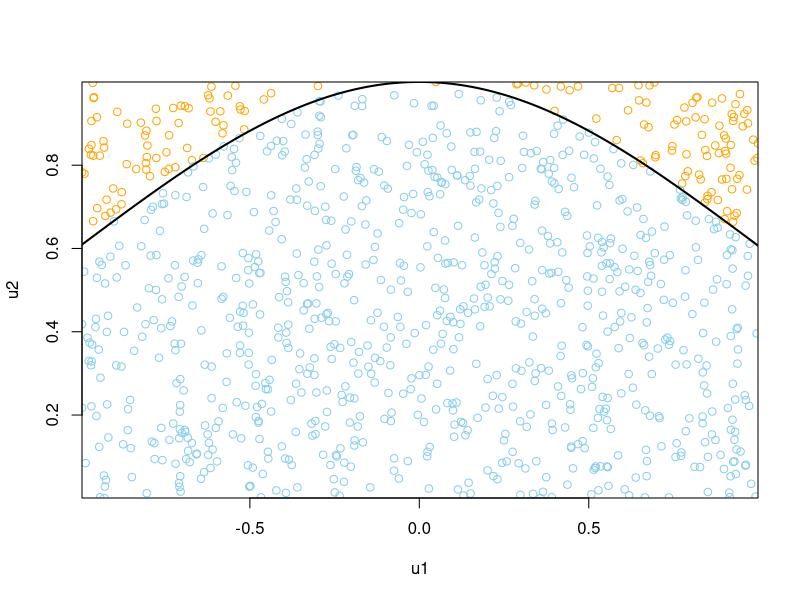
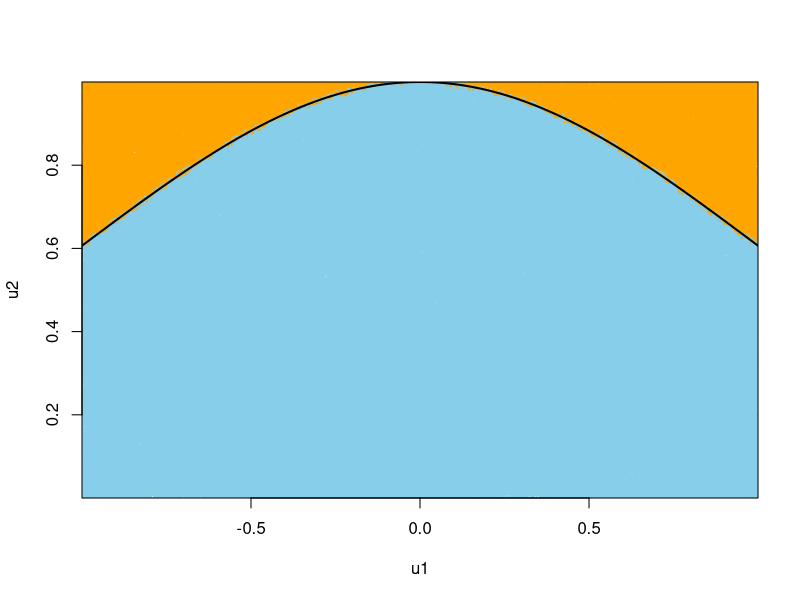

Write the R code that produced these figures, in order. (Note: this script raises an error after producing the figures.)
## ---- chunk 1
N = 1000

# simulate values uniformly in the box
u1 = runif(N, -1, 1)
u2 = runif(N, 0, 1)

# find the proportion of values that lie under the curve
# and multiple by the area of the box
I = 2 * sum( u2 < exp(-u1 ^ 2 / 2)) / N
I

cols = rep("orange", N)
cols[which(u2 < exp(-u1 ^ 2 / 2))] = "skyblue"
plot(u1 ,u2 , col = cols, xaxs='i', yaxs='i')
x = seq(-1, 1, 0.001)
lines(x, sqrt(2 * pi) * dnorm(x), lwd = 2)
## ---- chunk 2
N = 100000

# simulate values uniformly in the box
u1 = runif(N, -1, 1)
u2 = runif(N, 0, 1)

# find the proportion of values that lie under the curve
# and multiple by the area of the box
I = 2 * sum( u2 < exp(-u1 ^ 2 / 2)) / N
I

cols = rep("orange", N)
cols[which(u2 < exp(-u1 ^ 2 / 2))] = "skyblue"
plot(u1 ,u2 , col = cols, xaxs='i', yaxs='i')
x = seq(-1, 1, 0.001)
lines(x, sqrt(2 * pi) * dnorm(x), lwd = 2)
## ---- chunk 3
n = 100

n_rep = 100000

# Simulate values of X from the marginal distribution
x_sim = rnorm(n_rep, 0.75, 0.05)

# For each simulated value of x, simulate a value of y from Binomial(n, x)
y_sim = rbinom(n_rep, n, x_sim)

sim = data.frame(x_sim, y_sim)

# Display the (x, y) results of a few repetitions
sim |> head(10) |> kbl() |> kable_styling()
## ---- chunk 4
# Plot the simulated (x, y) pairs
x_y_plot <- sim |>
  ggplot(aes(x = x_sim,
             y = y_sim)) +
  geom_jitter(width = 0.02, height = 0.2, shape = 21, alpha = 0.2) +
  labs(x = "x",
       y = "y") +
  theme_bw()

x_y_plot
## ---- chunk 5
# Observed data
y_obs = 60

# Only keep simulated (x, y) pairs with y = 60
sim |>
  filter(y_sim == y_obs) |>
  head(10) |> kbl() |> kable_styling()
## ---- chunk 6
# Plot the simulated (x, y) pairs from before, with y = 60 highlighted
x_y_plot +
  annotate("rect", xmin = -Inf, xmax = Inf,
           ymin = y_obs - 0.4, ymax = y_obs + 0.4, alpha = 0.5,
           color = "seagreen",
           fill = "seagreen")
## ---- chunk 7
# Plot the simulated conditional distribution of X given y = 60

sim |>
  filter(y_sim == y_obs)  |>
  ggplot(aes(x = x_sim)) +
  geom_histogram(col = "seagreen", fill = "seagreen")
## ---- chunk 8
sim |>
  filter(y_sim == y_obs)  |>
  count()
## ---- chunk 9

state_names = c(5, 6, 7)

P = rbind(
  c(0.2, 0.4, 0.4),
  c(0.3, 0.5, 0.2),
  c(0.6, 0.4, 0)
)
## ---- chunk 10
x_index = simulate_single_DTMC_path(c(1, 0, 0), P, last_time = 1000)

x = state_names[x_index]

table(x) / 1001
## ---- chunk 11
mean(x)

sd(x)
## ---- chunk 12
plot_sample_path_proportions(c(1, 0, 0), P, last_time = 1000, state_names = c(5, 6, 7))
## ---- chunk 13
pi_s = compute_stationary_distribution(P)
pi_s
## ---- chunk 14
sum(state_names * pi_s)
## ---- chunk 15
sqrt(sum(state_names ^ 2 * pi_s) - (sum(state_names * pi_s)) ^ 2)
## ---- chunk 16
# number of steps
N = 100000

# number of flips
n = 3

# initialize
Xn = matrix(rep(NA, N * n), nrow = N)

# start with all tails
Xn[1, ] = rep(0, n)

for (m in 2:N){
  # current state; all but one flip will stay the same
  x = Xn[m-1, ]
  
  # index of which flip to propose to switch
  i = sample(1:n, 1) 
  
  # if proposed switch results in good sequence, accept
  # otherwise, reject and stay in current state
  # annoying code for endpoints
  if (x[i] == 1){
    x[i] = 0
  }else{ #if x[i]==0
    if((i == 1 && x[i+1] == 0) ||
       (i == n && x[i-1] == 0) ||
       (i>1 && i<n && x[i-1] == 0 && x[i+1] == 0)){
      x[i] = 1
    } else {
      x[i] = 0
    }
  }
  Xn[m, ] = x
}

# find number of heads
Y = rowSums(Xn)


plot(table(Y) / N, xlab = "number of H",
     ylab = "relative frequency",
     main = paste(N, "good sequences"))

mean(Y)

## ---- chunk 17
# number of steps
N = 100000

# number of flips
n = 100

# initialize
Xn = matrix(rep(NA, N * n), nrow = N)

# start with all tails
Xn[1, ] = rep(0, n)

for (m in 2:N){
  # current state; all but one flip will stay the same
  x = Xn[m-1, ]
  
  # index of which flip to propose to switch
  i = sample(1:n, 1) 
  
  # if proposed switch results in good sequence, accept
  # otherwise, reject and stay in current state
  # annoying code for endpoints
  if (x[i] == 1){
    x[i] = 0
  }else{ #if x[i]==0
    if((i == 1 && x[i+1] == 0) ||
       (i == n && x[i-1] == 0) ||
       (i>1 && i<n && x[i-1] == 0 && x[i+1] == 0)){
      x[i] = 1
    } else {
      x[i] = 0
    }
  }
  Xn[m, ] = x
}

# find number of heads
Y = rowSums(Xn)


plot(table(Y) / N, xlab = "number of H",
     ylab = "relative frequency",
     main = paste(N, "good sequences"))

mean(Y)

## ---- chunk 18
P = rbind(
  c(0, 1, 1, 1, 0),
  c(1, 1, 0, 0, 1),
  c(1, 0, 2, 0, 0),
  c(1, 0, 0, 1, 1),
  c(0, 1, 0, 1, 1)
) / 3
## ---- chunk 19
compute_stationary_distribution(P)
